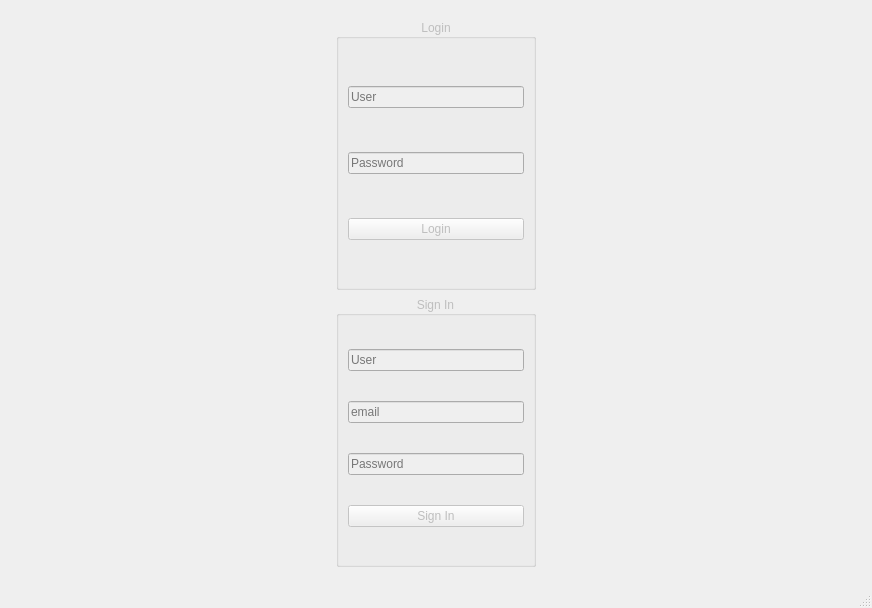
<?xml version="1.0" encoding="UTF-8"?>
<ui version="4.0">
 <class>MainWindow</class>
 <widget class="QMainWindow" name="MainWindow">
  <property name="geometry">
   <rect>
    <x>0</x>
    <y>0</y>
    <width>872</width>
    <height>608</height>
   </rect>
  </property>
  <property name="windowTitle">
   <string>LERMA</string>
  </property>
  <widget class="QWidget" name="centralwidget">
   <layout class="QGridLayout" name="gridLayout">
    <property name="leftMargin">
     <number>10</number>
    </property>
    <property name="topMargin">
     <number>10</number>
    </property>
    <property name="rightMargin">
     <number>10</number>
    </property>
    <property name="bottomMargin">
     <number>10</number>
    </property>
    <property name="spacing">
     <number>5</number>
    </property>
    <item row="0" column="0">
     <widget class="QStackedWidget" name="viewSW">
      <property name="currentIndex">
       <number>0</number>
      </property>
      <widget class="QWidget" name="page">
       <layout class="QGridLayout" name="gridLayout_2">
        <item row="1" column="0">
         <widget class="QGroupBox" name="signInGB">
          <property name="enabled">
           <bool>false</bool>
          </property>
          <property name="maximumSize">
           <size>
            <width>200</width>
            <height>16777215</height>
           </size>
          </property>
          <property name="title">
           <string>Sign In</string>
          </property>
          <property name="alignment">
           <set>Qt::AlignCenter</set>
          </property>
          <layout class="QGridLayout" name="gridLayout_4">
           <item row="0" column="0">
            <widget class="QLineEdit" name="newUserLE">
             <property name="placeholderText">
              <string>User</string>
             </property>
            </widget>
           </item>
           <item row="1" column="0">
            <widget class="QLineEdit" name="emailLE">
             <property name="placeholderText">
              <string>email</string>
             </property>
            </widget>
           </item>
           <item row="2" column="0">
            <widget class="QLineEdit" name="newPasswordLE">
             <property name="echoMode">
              <enum>QLineEdit::Password</enum>
             </property>
             <property name="placeholderText">
              <string>Password</string>
             </property>
            </widget>
           </item>
           <item row="3" column="0">
            <widget class="QPushButton" name="signInPB">
             <property name="enabled">
              <bool>false</bool>
             </property>
             <property name="text">
              <string>Sign In</string>
             </property>
            </widget>
           </item>
          </layout>
         </widget>
        </item>
        <item row="0" column="0">
         <widget class="QGroupBox" name="loginGB">
          <property name="enabled">
           <bool>false</bool>
          </property>
          <property name="maximumSize">
           <size>
            <width>200</width>
            <height>16777215</height>
           </size>
          </property>
          <property name="title">
           <string>Login</string>
          </property>
          <property name="alignment">
           <set>Qt::AlignCenter</set>
          </property>
          <layout class="QGridLayout" name="gridLayout_3">
           <item row="0" column="0">
            <widget class="QLineEdit" name="usernameLE">
             <property name="placeholderText">
              <string>User</string>
             </property>
            </widget>
           </item>
           <item row="1" column="0">
            <widget class="QLineEdit" name="passwordLE">
             <property name="echoMode">
              <enum>QLineEdit::Password</enum>
             </property>
             <property name="placeholderText">
              <string>Password</string>
             </property>
            </widget>
           </item>
           <item row="2" column="0">
            <widget class="QPushButton" name="loginPB">
             <property name="enabled">
              <bool>false</bool>
             </property>
             <property name="text">
              <string>Login</string>
             </property>
            </widget>
           </item>
          </layout>
         </widget>
        </item>
       </layout>
      </widget>
      <widget class="QWidget" name="page_2">
       <layout class="QGridLayout" name="gridLayout_5">
        <item row="0" column="0">
         <widget class="QLineEdit" name="lineEditBusqueda">
          <property name="placeholderText">
           <string>Buscar</string>
          </property>
         </widget>
        </item>
        <item row="0" column="2">
         <widget class="QComboBox" name="comboBoxOrdenamiento"/>
        </item>
        <item row="1" column="0" colspan="3">
         <widget class="QScrollArea" name="scrollAreaProductos">
          <property name="lineWidth">
           <number>1</number>
          </property>
          <property name="widgetResizable">
           <bool>true</bool>
          </property>
          <widget class="QWidget" name="scrollAreaWidgetContents">
           <property name="geometry">
            <rect>
             <x>0</x>
             <y>0</y>
             <width>832</width>
             <height>195</height>
            </rect>
           </property>
          </widget>
         </widget>
        </item>
        <item row="0" column="1">
         <widget class="QComboBox" name="comboBoxDepartamentos"/>
        </item>
        <item row="2" column="0" colspan="3">
         <widget class="QScrollArea" name="scrollAreaRecomendaciones">
          <property name="sizePolicy">
           <sizepolicy hsizetype="Minimum" vsizetype="Fixed">
            <horstretch>0</horstretch>
            <verstretch>0</verstretch>
           </sizepolicy>
          </property>
          <property name="minimumSize">
           <size>
            <width>0</width>
            <height>300</height>
           </size>
          </property>
          <property name="maximumSize">
           <size>
            <width>16777215</width>
            <height>300</height>
           </size>
          </property>
          <property name="widgetResizable">
           <bool>true</bool>
          </property>
          <widget class="QWidget" name="scrollAreaWidgetContents_2">
           <property name="geometry">
            <rect>
             <x>0</x>
             <y>0</y>
             <width>832</width>
             <height>298</height>
            </rect>
           </property>
          </widget>
         </widget>
        </item>
       </layout>
      </widget>
     </widget>
    </item>
   </layout>
  </widget>
  <widget class="QMenuBar" name="menubar">
   <property name="geometry">
    <rect>
     <x>0</x>
     <y>0</y>
     <width>872</width>
     <height>21</height>
    </rect>
   </property>
  </widget>
  <widget class="QStatusBar" name="statusbar"/>
 </widget>
 <resources/>
 <connections/>
</ui>
